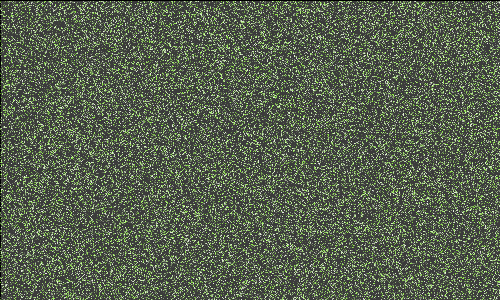
Frame 1 (no input)
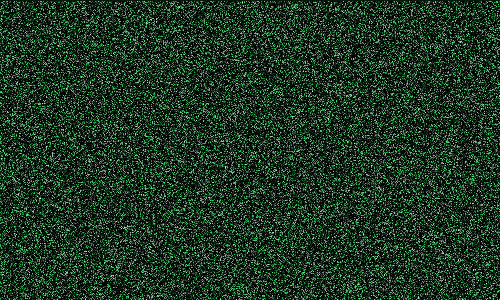
Frame 60 (the mouse pressed at the canvas centre just before this capture)
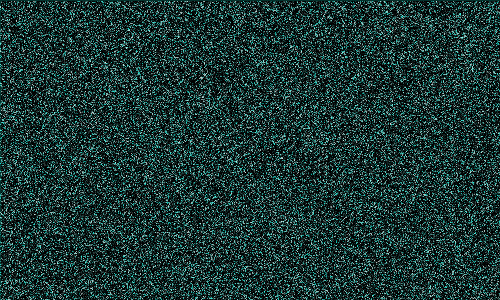
Frame 120 (the mouse held since frame 60 and released just before this capture)

The Processing sketch that drew these frames (run headless with seeded random() and noise(); from frame 60 on, the mouse is pressed at the canvas centre):

// Processing sketch: processing_47926
// ── processing_47926.pde

/*
    Another sketch by Dave Kay
     -cst003@rootofpi.org
     -12-08-11 (modified from earlier code)
 
     - creates interesting shifting patterns by randomly
     assigning a Hue to use and then randomizing each pixel's
     sat and brightness. then it'll increase the hue and continue
     along its merry path until it arrives at a hue above 360.
     and then its back to random city.
 */

/* Variables to be used throughout sketch */
int beginColor = int(random(360));

void setup() {
  size (500, 300);
  smooth();
  frameRate(300);
  beginColor = int(random(360));    
  colorMode(HSB, 360, 100, 100);    // HueSatBright, 360 degrees, 100%, 100%
}

void draw() {

  if (beginColor == 361) {
    beginColor =int(random(360));
  }

  //create an alpha blended background
  //slowly fades things into the background. lovely.
  fill(0, 1);
  rect(0, 0, width, height);

  for (int xCounter = 0; xCounter < width; xCounter++)
  {
    int brightVal = 0;
    for (int yCounter = 0; yCounter < height; yCounter++)
    {
      if (brightVal >= 40)
      {
        brightVal = 0;
      }
      stroke(beginColor, random(100), brightVal * 2.8);
      brightVal = int(random(101));
      point(xCounter, yCounter);
    }
  }
  //this will randomize, somewhat the variance of the hue
  int catcher = 10 % int(random(1,5)); 
  beginColor = beginColor + catcher;  
}

void mouseReleased() {
  beginColor = int (random(361));
}
